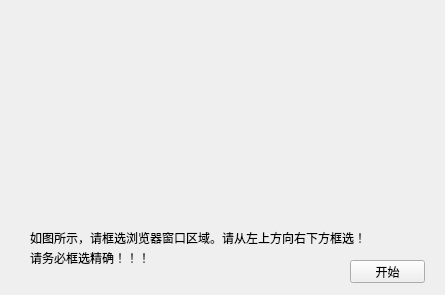
<?xml version="1.0" encoding="UTF-8"?>
<ui version="4.0">
 <class>Window_BrowserWindowAreaScreen</class>
 <widget class="QWidget" name="Window_BrowserWindowAreaScreen">
  <property name="geometry">
   <rect>
    <x>0</x>
    <y>0</y>
    <width>445</width>
    <height>295</height>
   </rect>
  </property>
  <property name="font">
   <font>
    <family>宋体</family>
    <pointsize>9</pointsize>
   </font>
  </property>
  <property name="windowTitle">
   <string>Window_BrowserWindowAreaScreen</string>
  </property>
  <widget class="QPushButton" name="pushButton_1">
   <property name="geometry">
    <rect>
     <x>350</x>
     <y>260</y>
     <width>75</width>
     <height>23</height>
    </rect>
   </property>
   <property name="text">
    <string>开始</string>
   </property>
  </widget>
  <widget class="QLabel" name="label">
   <property name="geometry">
    <rect>
     <x>30</x>
     <y>230</y>
     <width>370</width>
     <height>16</height>
    </rect>
   </property>
   <property name="text">
    <string>如图所示，请框选浏览器窗口区域。请从左上方向右下方框选！</string>
   </property>
  </widget>
  <widget class="QLabel" name="label_3">
   <property name="geometry">
    <rect>
     <x>30</x>
     <y>250</y>
     <width>120</width>
     <height>16</height>
    </rect>
   </property>
   <property name="text">
    <string>请务必框选精确！！！</string>
   </property>
  </widget>
 </widget>
 <resources/>
 <connections/>
</ui>
